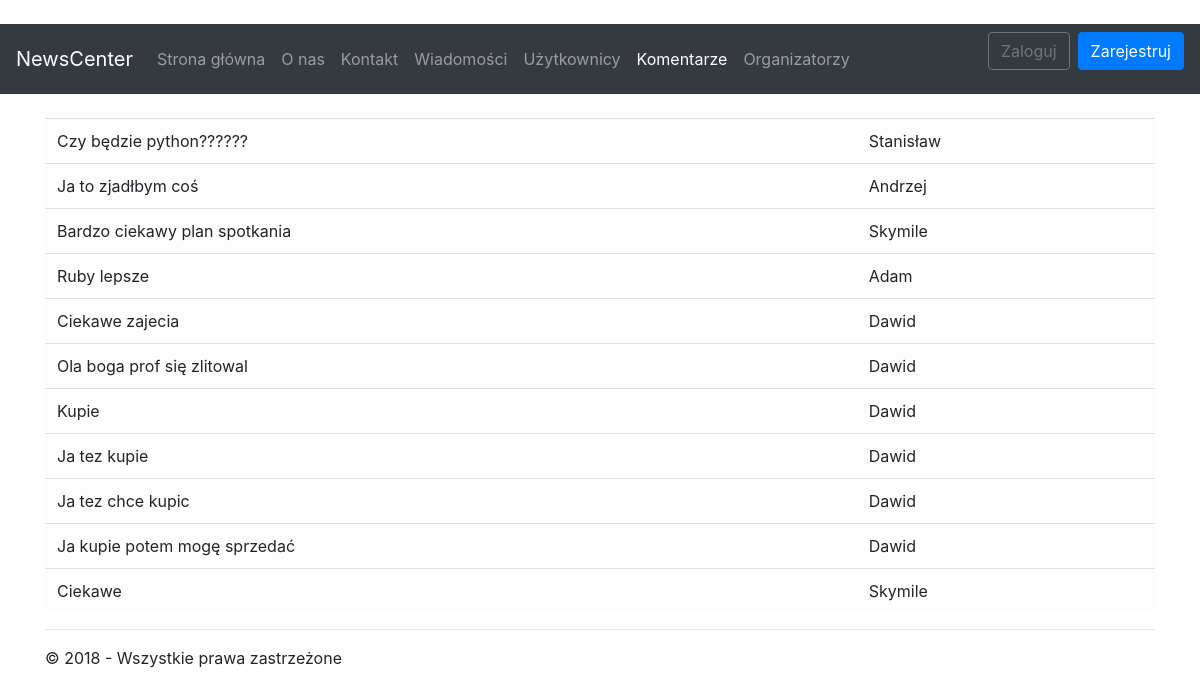
The page /comments on the database its author committed.
### app/models.py (models this page shows, shortened)
class Comment(models.Model):
	id_user = models.ForeignKey(User, on_delete=models.PROTECT)
	comment = models.CharField(max_length=128)

### app/views/other.py (the view)
# urls.py: path('comments'        , app.views.other.comments   , name='comments'),
def comments(request):
	return render(request, 'app/comments.html',
	{
		'title': _('Komentarze'),
		'year':datetime.now().year,
		'collection': Comment.objects.all()
	})

### app/templates/app/comments.html
{% extends "app/shared/layout.html" %}
{% block content %}
<br/>
<div class="table-responsive-sm">
	<table class="table table-light">
	<tbody>
		{% for comment in collection %}
		<tr>
			<td scope="col"> {{ comment.comment }} </td>
			<td scope="col"> {{ comment.id_user }} </td>
		</tr>
		{% endfor %}
	</tbody>
	</table>
</div>
{% endblock %}

### app/static/app/content/styles.css (style rules this page uses)
body { padding-top: 0px; }

### rows shown on the page
Comment: comment "Czy będzie python??????", id_user "Stanisław"
Comment: comment "Ja to zjadłbym coś", id_user "Andrzej"
Comment: comment "Bardzo ciekawy plan spotkania", id_user "Skymile"
Comment: comment "Ruby lepsze", id_user "Adam"
Comment: comment "Ciekawe zajecia", id_user "Dawid"
Comment: comment "Ola boga prof się zlitowal", id_user "Dawid"
Comment: comment "Kupie", id_user "Dawid"
Comment: comment "Ja tez kupie", id_user "Dawid"
Comment: comment "Ja tez chce kupic", id_user "Dawid"
Comment: comment "Ja kupie potem mogę sprzedać", id_user "Dawid"
Comment: comment "Ciekawe", id_user "Skymile"
